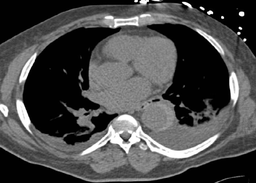
#> input picture work3/img.png, 256 x 183 px, shrunk from 700 x 500 before the run
$ python image_interpolation.py
#> lines starting #> are read from the running program, lines starting #| are printed output that depends on the picture
import numpy as np
from PIL import Image
import os

def linear_interpolation_1d(arr, scale_factor):
    """
    一维线性插值

    参数:
        arr: 输入数组
        scale_factor: 缩放因子（例如2表示放大2倍）

    返回:
        插值后的数组
    """
    # 获取原始长度
    n = len(arr)
    # 计算新长度
    new_n = int(n * scale_factor)
    # 创建新数组
    new_arr = np.zeros(new_n)

    # 计算原始数组的索引对应的新索引
    for i in range(new_n):
        # 计算对应的原始索引位置（浮点数）
        pos = i / scale_factor
        # 计算整数部分和小数部分
        index = int(pos)
        frac = pos - index

        # 处理边界情况
        if index >= n - 1:
            new_arr[i] = arr[n - 1]
        else:
            # 线性插值：I = I0 * (1-t) + I1 * t
            new_arr[i] = arr[index] * (1 - frac) + arr[index + 1] * frac

    return new_arr

def resize_height_linear(image_array):
    """
    使用线性插值将影像像素行数提升1倍

    参数:
        image_array: 输入图像数组 [height, width, channels]

    返回:
        插值后的图像数组
    """
    height, width, channels = image_array.shape

    # 创建新数组，行数为原来的2倍
    new_height = height * 2
    resized = np.zeros((new_height, width, channels), dtype=image_array.dtype)

    # 对每一列进行线性插值
    for c in range(channels):
        for w in range(width):
            # 提取该列的所有像素值
            column = image_array[:, w, c]
            # 对该列进行线性插值
            new_column = linear_interpolation_1d(column, 2.0)
            resized[:, w, c] = new_column

    return resized

def resize_width_linear(image_array):
    """
    使用线性插值将影像像素列数提升1倍

    参数:
        image_array: 输入图像数组 [height, width, channels]

    返回:
        插值后的图像数组
    """
    height, width, channels = image_array.shape

    # 创建新数组，列数为原来的2倍
    new_width = width * 2
    resized = np.zeros((height, new_width, channels), dtype=image_array.dtype)

    # 对每一行进行线性插值
    for c in range(channels):
        for h in range(height):
            # 提取该行的所有像素值
            row = image_array[h, :, c]
            # 对该行进行线性插值
            new_row = linear_interpolation_1d(row, 2.0)
            resized[h, :, c] = new_row

    return resized

def bilinear_interpolation(image_array):
    """
    使用双线性插值将影像像素行数与列数均提升1倍

    参数:
        image_array: 输入图像数组 [height, width, channels]

    返回:
        插值后的图像数组
    """
    height, width, channels = image_array.shape

    # 创建新数组，尺寸为原来的2倍
    new_height = height * 2
    new_width = width * 2
    resized = np.zeros((new_height, new_width, channels), dtype=image_array.dtype)

    # 对每个新像素位置进行双线性插值
    for c in range(channels):
        for new_h in range(new_height):
            for new_w in range(new_width):
                # 计算在原图中的对应位置（浮点数坐标）
                pos_h = new_h / 2.0
                pos_w = new_w / 2.0

                # 获取四个最近的像素点
                h1 = int(np.floor(pos_h))
                w1 = int(np.floor(pos_w))
                h2 = min(h1 + 1, height - 1)
                w2 = min(w1 + 1, width - 1)

                # 计算插值权重
                dh = pos_h - h1
                dw = pos_w - w1

                # 双线性插值公式
                # I = I11*(1-dh)*(1-dw) + I12*(1-dh)*dw + I21*dh*(1-dw) + I22*dh*dw
                resized[new_h, new_w, c] = (
                    image_array[h1, w1, c] * (1 - dh) * (1 - dw) +
                    image_array[h1, w2, c] * (1 - dh) * dw +
                    image_array[h2, w1, c] * dh * (1 - dw) +
                    image_array[h2, w2, c] * dh * dw
                )

    return resized

def main():
    # 读取原始图像
    input_path = "img.png"
    print(f"正在读取图像: {input_path}")
    img = Image.open(input_path)
#> img is the input picture: PIL image 256x183 RGB; min 0, max 255, mean 73.4
    img_array = np.array(img)

    # 获取原始图像信息
    original_height, original_width = img_array.shape[:2]
#> original_height = 183; original_width = 256
    print(f"原始图像尺寸: {original_width} x {original_height}")
#| 原始图像尺寸: 256 x 183

    # 任务1: 将影像像素行数提升1倍
    print("\n任务1: 使用线性插值将行数提升1倍...")
    result1 = resize_height_linear(img_array)
#> after the loop in resize_height_linear, `for c in range(channels):`:
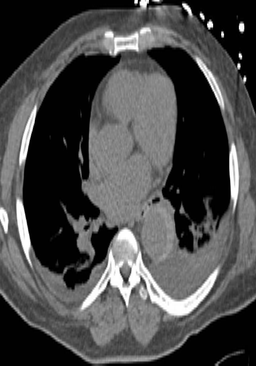
#> resized: shape (366, 256, 3); min 0, max 255, mean 73.2
    result1_img = Image.fromarray(result1.astype(np.uint8))
    result1_img.save("result_height_doubled.png")
    print(f"结果图像尺寸: {result1.shape[1]} x {result1.shape[0]}")
#| 结果图像尺寸: 256 x 366
    print("已保存为: result_height_doubled.png")

    # 任务2: 将影像像素列数提升1倍
    print("\n任务2: 使用线性插值将列数提升1倍...")
    result2 = resize_width_linear(img_array)
#> after the loop in resize_width_linear, `for c in range(channels):`:
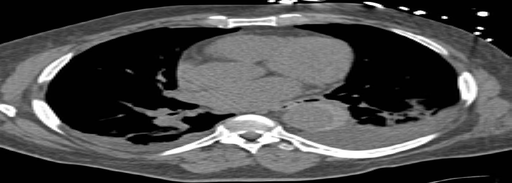
#> resized: shape (183, 512, 3); min 0, max 255, mean 73.3
    result2_img = Image.fromarray(result2.astype(np.uint8))
    result2_img.save("result_width_doubled.png")
    print(f"结果图像尺寸: {result2.shape[1]} x {result2.shape[0]}")
#| 结果图像尺寸: 512 x 183
    print("已保存为: result_width_doubled.png")

    # 任务3: 采用双线性插值，将影像像素行数与列数均提升1倍
    print("\n任务3: 使用双线性插值将行数和列数均提升1倍...")
    result3 = bilinear_interpolation(img_array)
#> after the loop in bilinear_interpolation, `for c in range(channels):`:
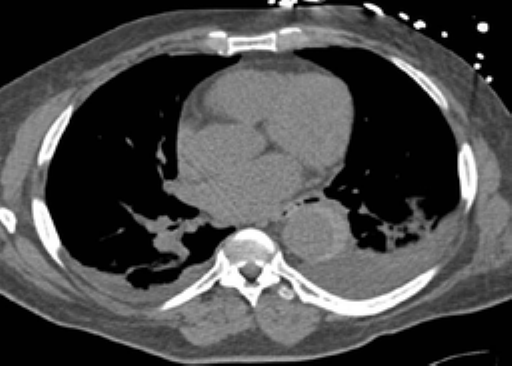
#> resized: shape (366, 512, 3); min 0, max 255, mean 73.2
    result3_img = Image.fromarray(result3.astype(np.uint8))
    result3_img.save("result_bilinear.png")
    print(f"结果图像尺寸: {result3.shape[1]} x {result3.shape[0]}")
#| 结果图像尺寸: 512 x 366
    print("已保存为: result_bilinear.png")

    print("\n所有任务完成！")

if __name__ == "__main__":
    main()

$ run again, with work4/img.png copied over work3/img.png
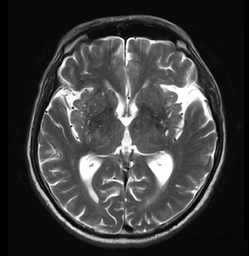
#> input picture work4/img.png, 249 x 256 px, shrunk from 1024 x 1054 before the run
#> in main, img is the input picture: PIL image 249x256 RGB; min 0, max 255, mean 60.2
#| 原始图像尺寸: 249 x 256
#| 结果图像尺寸: 249 x 512
#> after the loop in resize_width_linear, `for c in range(channels):`:
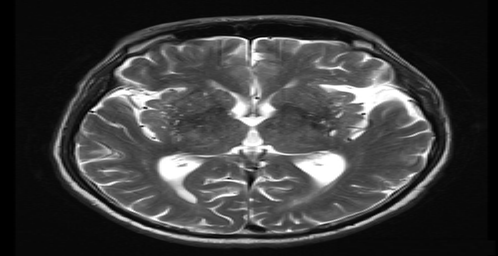
#> resized: shape (256, 498, 3); min 0, max 255, mean 60.1
#| 结果图像尺寸: 498 x 256
#> after the loop in bilinear_interpolation, `for c in range(channels):`:
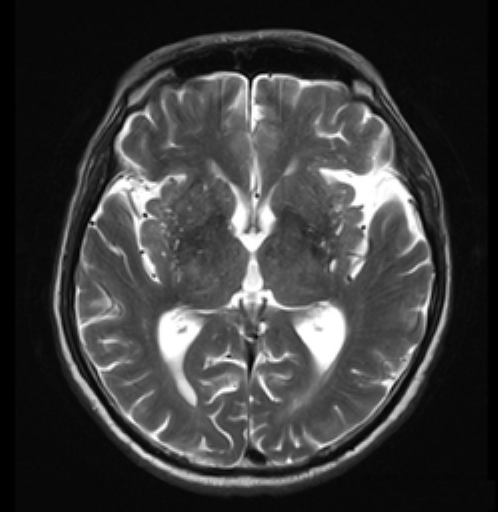
#> resized: shape (512, 498, 3); min 0, max 255, mean 60
#| 结果图像尺寸: 498 x 512

$ run again, with work2/origin.png copied over work3/img.png
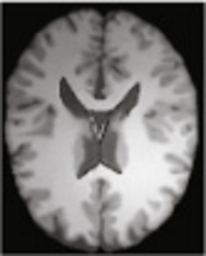
#> input picture work2/origin.png, 206 x 256 px, shrunk from 498 x 618 before the run
#> in main, img is the input picture: PIL image 206x256 RGB; mean R, G, B 113.4, 112.6, 110.7
#| 原始图像尺寸: 206 x 256
#> after the loop in resize_height_linear, `for c in range(channels):`:
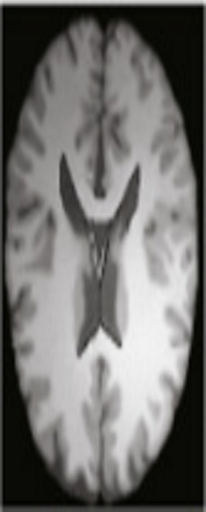
#> resized: shape (512, 206, 3); mean R, G, B 113.1, 112.3, 110.5
#| 结果图像尺寸: 206 x 512
#> after the loop in resize_width_linear, `for c in range(channels):`:
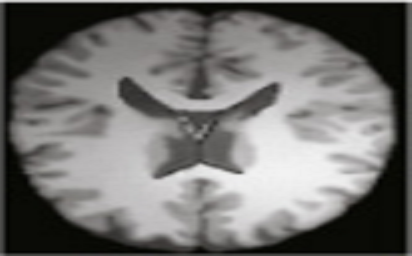
#> resized: shape (256, 412, 3); mean R, G, B 113.3, 112.5, 110.6
#| 结果图像尺寸: 412 x 256
#| 结果图像尺寸: 412 x 512
